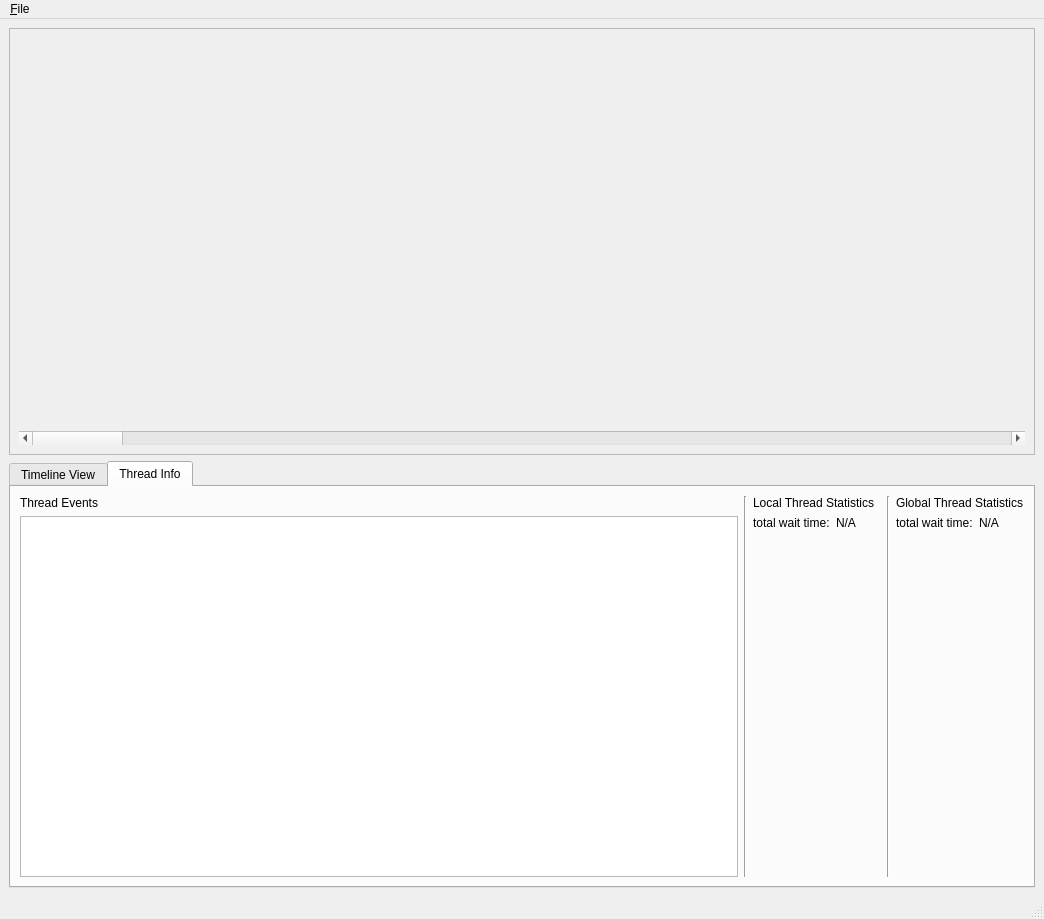
<?xml version="1.0" encoding="UTF-8"?>
<ui version="4.0">
 <class>MainWindow</class>
 <widget class="QMainWindow" name="MainWindow">
  <property name="geometry">
   <rect>
    <x>0</x>
    <y>0</y>
    <width>1044</width>
    <height>919</height>
   </rect>
  </property>
  <property name="windowTitle">
   <string>pTrace Tools</string>
  </property>
  <widget class="QWidget" name="centralwidget">
   <layout class="QVBoxLayout" name="verticalLayout_4">
    <item>
     <widget class="QScrollArea" name="scrollArea">
      <property name="widgetResizable">
       <bool>true</bool>
      </property>
      <widget class="QWidget" name="scrollAreaWidgetContents">
       <property name="geometry">
        <rect>
         <x>0</x>
         <y>0</y>
         <width>1028</width>
         <height>421</height>
        </rect>
       </property>
       <layout class="QVBoxLayout" name="verticalLayout_2">
        <item>
         <widget class="TimelineView" name="timelineView" native="true"/>
        </item>
        <item>
         <widget class="QScrollBar" name="timelinetScrollBar">
          <property name="orientation">
           <enum>Qt::Horizontal</enum>
          </property>
         </widget>
        </item>
       </layout>
      </widget>
     </widget>
    </item>
    <item>
     <widget class="QTabWidget" name="tabWidget">
      <property name="sizeIncrement">
       <size>
        <width>0</width>
        <height>0</height>
       </size>
      </property>
      <property name="baseSize">
       <size>
        <width>0</width>
        <height>300</height>
       </size>
      </property>
      <property name="tabPosition">
       <enum>QTabWidget::North</enum>
      </property>
      <property name="tabShape">
       <enum>QTabWidget::Rounded</enum>
      </property>
      <property name="currentIndex">
       <number>1</number>
      </property>
      <property name="movable">
       <bool>true</bool>
      </property>
      <widget class="QWidget" name="timeLineViewTab">
       <attribute name="title">
        <string>Timeline View</string>
       </attribute>
       <layout class="QHBoxLayout" name="horizontalLayout">
        <item>
         <layout class="QVBoxLayout" name="verticalLayout_3">
          <item>
           <widget class="QLabel" name="label_13">
            <property name="text">
             <string>Thread Display Selection</string>
            </property>
           </widget>
          </item>
          <item>
           <widget class="QListView" name="threadListView"/>
          </item>
         </layout>
        </item>
        <item>
         <widget class="Line" name="line_3">
          <property name="orientation">
           <enum>Qt::Vertical</enum>
          </property>
         </widget>
        </item>
        <item>
         <layout class="QVBoxLayout" name="verticalLayout_5">
          <item>
           <widget class="QLabel" name="label_16">
            <property name="text">
             <string>Thread View Position</string>
            </property>
           </widget>
          </item>
          <item>
           <layout class="QFormLayout" name="formLayout">
            <property name="fieldGrowthPolicy">
             <enum>QFormLayout::ExpandingFieldsGrow</enum>
            </property>
            <item row="1" column="0">
             <widget class="QLabel" name="label">
              <property name="text">
               <string>start time (ms):</string>
              </property>
             </widget>
            </item>
            <item row="1" column="1">
             <widget class="QLabel" name="globalStartTime">
              <property name="text">
               <string>N/A</string>
              </property>
             </widget>
            </item>
            <item row="2" column="0">
             <widget class="QLabel" name="label_11">
              <property name="text">
               <string>duration (ms):</string>
              </property>
             </widget>
            </item>
            <item row="2" column="1">
             <widget class="QLabel" name="globalDuration">
              <property name="text">
               <string>N/A</string>
              </property>
             </widget>
            </item>
            <item row="3" column="0">
             <widget class="QLabel" name="label_14">
              <property name="text">
               <string>view position (ms):</string>
              </property>
             </widget>
            </item>
            <item row="3" column="1">
             <widget class="QLabel" name="viewStartTime">
              <property name="text">
               <string>N/A</string>
              </property>
             </widget>
            </item>
            <item row="4" column="0">
             <widget class="QLabel" name="label_2">
              <property name="text">
               <string>view duration (ms):</string>
              </property>
             </widget>
            </item>
            <item row="4" column="1">
             <widget class="QLineEdit" name="viewDuration">
              <property name="sizePolicy">
               <sizepolicy hsizetype="Minimum" vsizetype="Fixed">
                <horstretch>0</horstretch>
                <verstretch>0</verstretch>
               </sizepolicy>
              </property>
              <property name="inputMask">
               <string/>
              </property>
              <property name="text">
               <string>100</string>
              </property>
              <property name="maxLength">
               <number>5</number>
              </property>
             </widget>
            </item>
           </layout>
          </item>
         </layout>
        </item>
        <item>
         <spacer name="horizontalSpacer">
          <property name="orientation">
           <enum>Qt::Horizontal</enum>
          </property>
          <property name="sizeHint" stdset="0">
           <size>
            <width>327</width>
            <height>20</height>
           </size>
          </property>
         </spacer>
        </item>
       </layout>
      </widget>
      <widget class="QWidget" name="threadInfoTab">
       <attribute name="title">
        <string>Thread Info</string>
       </attribute>
       <layout class="QHBoxLayout" name="horizontalLayout_4">
        <item>
         <layout class="QVBoxLayout" name="verticalLayout_7">
          <item>
           <widget class="QLabel" name="label_6">
            <property name="text">
             <string>Thread Events</string>
            </property>
           </widget>
          </item>
          <item>
           <widget class="QTableView" name="eventTableView"/>
          </item>
         </layout>
        </item>
        <item>
         <widget class="Line" name="line">
          <property name="orientation">
           <enum>Qt::Vertical</enum>
          </property>
         </widget>
        </item>
        <item>
         <layout class="QHBoxLayout" name="horizontalLayout_2">
          <item>
           <layout class="QVBoxLayout" name="verticalLayout">
            <item>
             <widget class="QLabel" name="label_5">
              <property name="text">
               <string>Local Thread Statistics</string>
              </property>
             </widget>
            </item>
            <item>
             <layout class="QFormLayout" name="formLayout_2">
              <property name="fieldGrowthPolicy">
               <enum>QFormLayout::ExpandingFieldsGrow</enum>
              </property>
              <item row="0" column="0">
               <widget class="QLabel" name="label_4">
                <property name="text">
                 <string>total wait time:</string>
                </property>
               </widget>
              </item>
              <item row="0" column="1">
               <widget class="QLabel" name="localTotalWaitTimeLabel">
                <property name="text">
                 <string>N/A</string>
                </property>
               </widget>
              </item>
             </layout>
            </item>
            <item>
             <widget class="PieChartView" name="localPieChartView" native="true">
              <property name="sizePolicy">
               <sizepolicy hsizetype="Preferred" vsizetype="Preferred">
                <horstretch>0</horstretch>
                <verstretch>0</verstretch>
               </sizepolicy>
              </property>
              <property name="minimumSize">
               <size>
                <width>128</width>
                <height>128</height>
               </size>
              </property>
              <property name="sizeIncrement">
               <size>
                <width>0</width>
                <height>0</height>
               </size>
              </property>
             </widget>
            </item>
            <item>
             <spacer name="verticalSpacer_2">
              <property name="orientation">
               <enum>Qt::Vertical</enum>
              </property>
              <property name="sizeHint" stdset="0">
               <size>
                <width>20</width>
                <height>40</height>
               </size>
              </property>
             </spacer>
            </item>
           </layout>
          </item>
         </layout>
        </item>
        <item>
         <widget class="Line" name="line_2">
          <property name="orientation">
           <enum>Qt::Vertical</enum>
          </property>
         </widget>
        </item>
        <item>
         <layout class="QHBoxLayout" name="horizontalLayout_3">
          <item>
           <layout class="QVBoxLayout" name="verticalLayout_6">
            <item>
             <widget class="QLabel" name="label_7">
              <property name="text">
               <string>Global Thread Statistics</string>
              </property>
             </widget>
            </item>
            <item>
             <layout class="QFormLayout" name="formLayout_3">
              <property name="fieldGrowthPolicy">
               <enum>QFormLayout::ExpandingFieldsGrow</enum>
              </property>
              <item row="0" column="0">
               <widget class="QLabel" name="label_9">
                <property name="text">
                 <string>total wait time:</string>
                </property>
               </widget>
              </item>
              <item row="0" column="1">
               <widget class="QLabel" name="totalWaitTimeLabel">
                <property name="text">
                 <string>N/A</string>
                </property>
               </widget>
              </item>
             </layout>
            </item>
            <item>
             <widget class="PieChartView" name="globalPieChartView" native="true">
              <property name="sizePolicy">
               <sizepolicy hsizetype="Preferred" vsizetype="Preferred">
                <horstretch>0</horstretch>
                <verstretch>0</verstretch>
               </sizepolicy>
              </property>
              <property name="minimumSize">
               <size>
                <width>128</width>
                <height>128</height>
               </size>
              </property>
              <property name="sizeIncrement">
               <size>
                <width>0</width>
                <height>0</height>
               </size>
              </property>
             </widget>
            </item>
            <item>
             <spacer name="verticalSpacer">
              <property name="orientation">
               <enum>Qt::Vertical</enum>
              </property>
              <property name="sizeHint" stdset="0">
               <size>
                <width>20</width>
                <height>40</height>
               </size>
              </property>
             </spacer>
            </item>
           </layout>
          </item>
         </layout>
        </item>
       </layout>
      </widget>
     </widget>
    </item>
   </layout>
  </widget>
  <widget class="QMenuBar" name="menubar">
   <property name="geometry">
    <rect>
     <x>0</x>
     <y>0</y>
     <width>1044</width>
     <height>29</height>
    </rect>
   </property>
   <widget class="QMenu" name="menuFile">
    <property name="title">
     <string>&amp;File</string>
    </property>
    <addaction name="actionO_pen"/>
    <addaction name="actionE_xit"/>
   </widget>
   <addaction name="menuFile"/>
  </widget>
  <widget class="QStatusBar" name="statusbar"/>
  <action name="actionO_pen">
   <property name="text">
    <string>&amp;Open</string>
   </property>
  </action>
  <action name="actionE_xit">
   <property name="text">
    <string>E&amp;xit</string>
   </property>
  </action>
 </widget>
 <customwidgets>
  <customwidget>
   <class>TimelineView</class>
   <extends>QWidget</extends>
   <header>timelineview.h</header>
   <container>1</container>
  </customwidget>
  <customwidget>
   <class>PieChartView</class>
   <extends>QWidget</extends>
   <header>piechartview.h</header>
   <container>1</container>
  </customwidget>
 </customwidgets>
 <resources/>
 <connections>
  <connection>
   <sender>actionE_xit</sender>
   <signal>triggered()</signal>
   <receiver>MainWindow</receiver>
   <slot>close()</slot>
   <hints>
    <hint type="sourcelabel">
     <x>-1</x>
     <y>-1</y>
    </hint>
    <hint type="destinationlabel">
     <x>521</x>
     <y>459</y>
    </hint>
   </hints>
  </connection>
 </connections>
</ui>
